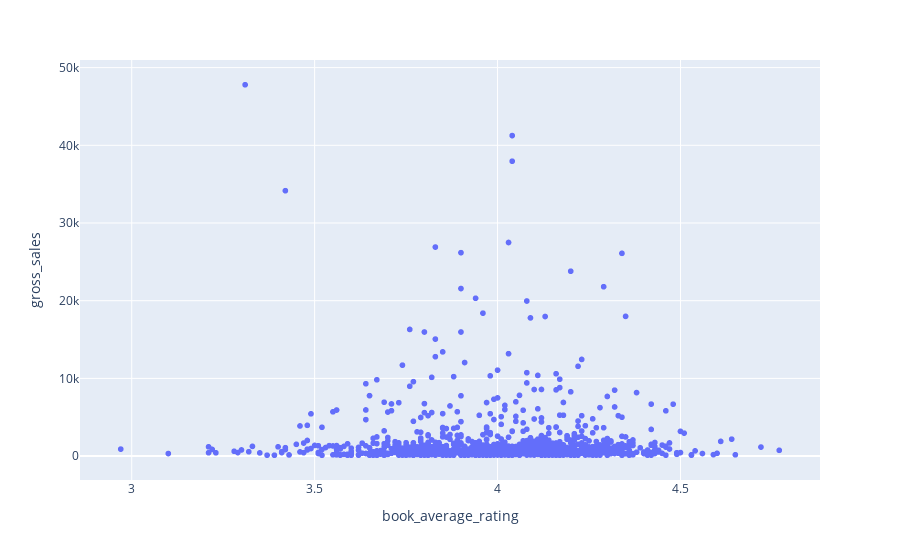

Notebook code for this chart:
### Markdown cell above
Here I plot the relationship between average rating of the book to the gross sales of the book.

### Code cell
px.scatter(df,x='book_average_rating',y='gross_sales')

### Figure 1 — Plotly figure (JSON) as saved in the notebook; plotly's stock layout.template omitted (floating-point values rounded to 4 significant figures; data arrays with more than 128 entries replaced by an {"elided": "..."} marker saying what was removed)
{"data": [{"hovertemplate": "book_average_rating=%{x}<br>gross_sales=%{y}<extra></extra>", "legendgroup": "", "marker": {"color": "#636efa", "symbol": "circle"}, "mode": "markers", "name": "", "showlegend": false, "type": "scattergl", "x": {"elided": "1070 float values"}, "xaxis": "x", "y": {"elided": "1070 float values"}, "yaxis": "y"}], "layout": {"legend": {"tracegroupgap": 0}, "margin": {"t": 60}, "xaxis": {"anchor": "y", "domain": [0, 1], "title": {"text": "book_average_rating"}}, "yaxis": {"anchor": "x", "domain": [0, 1], "title": {"text": "gross_sales"}}}}
